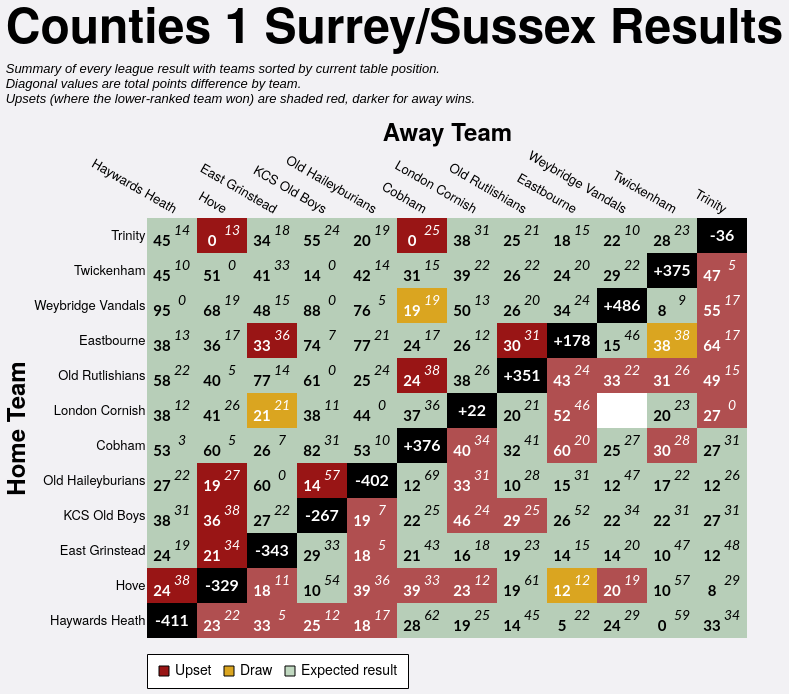

Vega-Lite specification stored for this chart:
### Vega-Lite specification from a JSON file in a GitHub repository (floating-point values rounded to 4 significant figures; data arrays with more than 128 entries replaced by an {"elided": "..."} marker saying what was removed)
{"config": {"axis": {"labelFont": "PT Sans Narrow, Helvetica Neue, Helvetica, Arial, sans-serif", "titleFont": "PT Sans Narrow, Helvetica Neue, Helvetica, Arial, sans-serif", "labelFontSize": 13, "titleFontSize": 24, "gridColor": "#202947", "gridOpacity": 0.2, "zindex": 1}, "text": {"font": "Lato, sans-serif"}, "bar": {"cornerRadiusEnd": 5}, "header": {"labelFont": "PT Sans Narrow, Helvetica Neue, Helvetica, Arial, sans-serif", "titleFont": "PT Sans Narrow, Helvetica Neue, Helvetica, Arial, sans-serif", "labelFontSize": 24, "titleFontSize": 28, "labelFontWeight": "bold", "orient": "left"}, "legend": {"labelFont": "PT Sans Narrow, Helvetica Neue, Helvetica, Arial, sans-serif", "titleFont": "PT Sans Narrow, Helvetica Neue, Helvetica, Arial, sans-serif", "labelFontSize": 14, "titleFontSize": 16, "titlePadding": 5, "fillColor": "white", "strokeColor": "black", "padding": 10, "titleFontWeight": "lighter", "titleFontStyle": "italic", "titleColor": "gray", "offset": 10}, "title": {"font": "PT Sans Narrow, Helvetica Neue, Helvetica, Arial, sans-serif", "fontSize": 48, "fontWeight": "bold", "anchor": "start", "align": "center", "titlePadding": 20, "subtitlePadding": 10, "subtitleFontSize": 13, "subtitleColor": "", "subtitleFontStyle": "italic", "offset": 15, "color": "black"}, "axisX": {"labelAngle": 0}, "facet": {"title": null, "header": null, "align": {"row": "each", "column": "each"}}, "resolve": {"scale": {"y": "independent", "facet": "independent"}}, "background": "#f2f1f4", "scale": {"offsetBandPaddingOuter": 0.2, "offsetBandPaddingInner": 0.1}, "view": {"stroke": null}}, "layer": [{"data": {"name": "data-8903a3f5f48bf1999c1861e2cf4e99ef"}, "mark": {"type": "rect"}, "encoding": {"color": {"field": "unexpected_result", "legend": {"labelExpr": "datum.value === 'Upset (Away Win)' ? 'Upset' : datum.value", "labelLimit": 220, "offset": 16, "orient": "bottom", "symbolStrokeColor": "black", "symbolStrokeWidth": 1, "values": ["Upset (Away Win)", "Draw", "Expected result"]}, "scale": {"domain": ["Expected result", "Upset (Home Win)", "Upset (Away Win)", "Draw", "To be played", "N/A"], "range": ["#146f1444", "#991515bb", "#991515", "goldenrod", "white", "black"]}, "title": null, "type": "nominal"}, "opacity": {"condition": {"test": "datum.home_team == param_21['home_team'] || datum.away_team == param_21['home_team'] || !isValid(param_21['home_team'])", "value": 1.0}, "value": 0.1}, "tooltip": [{"field": "home_team", "title": "Home", "type": "nominal"}, {"field": "away_team", "title": "Away", "type": "nominal"}, {"field": "home_score_text", "title": "Home Score", "type": "nominal"}, {"field": "away_score_text", "title": "Away Score", "type": "nominal"}, {"field": "result", "title": "Result", "type": "nominal"}, {"field": "unexpected_result", "title": "Unexpectedness", "type": "nominal"}, {"field": "date", "format": "%d %b %Y", "title": "Date", "type": "temporal"}], "x": {"axis": {"domain": false, "grid": false, "labelAngle": 30, "orient": "top", "ticks": false}, "field": "away_team", "sort": ["Haywards Heath", "Hove", "East Grinstead", "KCS Old Boys", "Old Haileyburians", "Cobham", "London Cornish", "Old Rutlishians", "Eastbourne", "Weybridge Vandals", "Twickenham", "Trinity"], "title": "Away Team", "type": "nominal"}, "y": {"axis": {"domain": false, "grid": false, "ticks": false}, "field": "home_team", "sort": ["Trinity", "Twickenham", "Weybridge Vandals", "Eastbourne", "Old Rutlishians", "London Cornish", "Cobham", "Old Haileyburians", "KCS Old Boys", "East Grinstead", "Hove", "Haywards Heath"], "title": "Home Team", "type": "nominal"}}, "name": "view_20"}, {"data": {"name": "data-8903a3f5f48bf1999c1861e2cf4e99ef"}, "mark": {"type": "text", "fontStyle": "italic", "size": 14, "xOffset": 10, "yOffset": -5}, "encoding": {"color": {"condition": {"test": "(datum.home_team == param_21['home_team'] || datum.away_team == param_21['home_team'] || !isValid(param_21['home_team'])) && datum.unexpected_result == 'Expected result'", "value": "black"}, "value": "white"}, "text": {"field": "away_score_text", "type": "nominal"}, "x": {"field": "away_team", "sort": ["Haywards Heath", "Hove", "East Grinstead", "KCS Old Boys", "Old Haileyburians", "Cobham", "London Cornish", "Old Rutlishians", "Eastbourne", "Weybridge Vandals", "Twickenham", "Trinity"], "type": "nominal"}, "y": {"field": "home_team", "sort": ["Trinity", "Twickenham", "Weybridge Vandals", "Eastbourne", "Old Rutlishians", "London Cornish", "Cobham", "Old Haileyburians", "KCS Old Boys", "East Grinstead", "Hove", "Haywards Heath"], "type": "nominal"}}, "transform": [{"filter": "datum.away_score_text != '' && datum.away_score_text != 'WO'"}]}, {"data": {"name": "data-8903a3f5f48bf1999c1861e2cf4e99ef"}, "mark": {"type": "text", "size": 12, "xOffset": 10, "yOffset": -5}, "encoding": {"color": {"condition": {"test": "(datum.home_team == param_21['home_team'] || datum.away_team == param_21['home_team'] || !isValid(param_21['home_team'])) && datum.unexpected_result == 'Expected result'", "value": "black"}, "value": "white"}, "text": {"field": "away_score_text", "type": "nominal"}, "x": {"field": "away_team", "sort": ["Haywards Heath", "Hove", "East Grinstead", "KCS Old Boys", "Old Haileyburians", "Cobham", "London Cornish", "Old Rutlishians", "Eastbourne", "Weybridge Vandals", "Twickenham", "Trinity"], "type": "nominal"}, "y": {"field": "home_team", "sort": ["Trinity", "Twickenham", "Weybridge Vandals", "Eastbourne", "Old Rutlishians", "London Cornish", "Cobham", "Old Haileyburians", "KCS Old Boys", "East Grinstead", "Hove", "Haywards Heath"], "type": "nominal"}}, "transform": [{"filter": "datum.away_score_text == 'WO'"}]}, {"data": {"name": "data-8903a3f5f48bf1999c1861e2cf4e99ef"}, "mark": {"type": "text", "fontWeight": "bold", "size": 15, "xOffset": -10, "yOffset": 5}, "encoding": {"color": {"condition": {"test": "(datum.home_team == param_21['home_team'] || datum.away_team == param_21['home_team'] || !isValid(param_21['home_team'])) && datum.unexpected_result == 'Expected result'", "value": "black"}, "value": "white"}, "text": {"field": "home_score_text", "type": "nominal"}, "x": {"field": "away_team", "sort": ["Haywards Heath", "Hove", "East Grinstead", "KCS Old Boys", "Old Haileyburians", "Cobham", "London Cornish", "Old Rutlishians", "Eastbourne", "Weybridge Vandals", "Twickenham", "Trinity"], "type": "nominal"}, "y": {"field": "home_team", "sort": ["Trinity", "Twickenham", "Weybridge Vandals", "Eastbourne", "Old Rutlishians", "London Cornish", "Cobham", "Old Haileyburians", "KCS Old Boys", "East Grinstead", "Hove", "Haywards Heath"], "type": "nominal"}}, "transform": [{"filter": "datum.home_score_text != '' && datum.home_score_text != 'WO'"}]}, {"data": {"name": "data-8903a3f5f48bf1999c1861e2cf4e99ef"}, "mark": {"type": "text", "size": 12, "xOffset": -10, "yOffset": 5}, "encoding": {"color": {"condition": {"test": "(datum.home_team == param_21['home_team'] || datum.away_team == param_21['home_team'] || !isValid(param_21['home_team'])) && datum.unexpected_result == 'Expected result'", "value": "black"}, "value": "white"}, "text": {"field": "home_score_text", "type": "nominal"}, "x": {"field": "away_team", "sort": ["Haywards Heath", "Hove", "East Grinstead", "KCS Old Boys", "Old Haileyburians", "Cobham", "London Cornish", "Old Rutlishians", "Eastbourne", "Weybridge Vandals", "Twickenham", "Trinity"], "type": "nominal"}, "y": {"field": "home_team", "sort": ["Trinity", "Twickenham", "Weybridge Vandals", "Eastbourne", "Old Rutlishians", "London Cornish", "Cobham", "Old Haileyburians", "KCS Old Boys", "East Grinstead", "Hove", "Haywards Heath"], "type": "nominal"}}, "transform": [{"filter": "datum.home_score_text == 'WO'"}]}, {"data": {"name": "data-298f032328f06be4a9a118fb6a8ecd0a"}, "mark": {"type": "text", "color": "white", "fontWeight": "bold", "size": 16}, "encoding": {"text": {"field": "display_text", "type": "nominal"}, "tooltip": [{"field": "home_team", "title": "Team", "type": "nominal"}, {"field": "display_text", "title": "Points Difference", "type": "nominal"}], "x": {"field": "away_team", "sort": ["Haywards Heath", "Hove", "East Grinstead", "KCS Old Boys", "Old Haileyburians", "Cobham", "London Cornish", "Old Rutlishians", "Eastbourne", "Weybridge Vandals", "Twickenham", "Trinity"], "type": "nominal"}, "y": {"field": "home_team", "sort": ["Trinity", "Twickenham", "Weybridge Vandals", "Eastbourne", "Old Rutlishians", "London Cornish", "Cobham", "Old Haileyburians", "KCS Old Boys", "East Grinstead", "Hove", "Haywards Heath"], "type": "nominal"}}}], "height": {"step": 35}, "params": [{"name": "param_21", "select": {"type": "point", "clear": "dblclick", "fields": ["home_team"], "on": "click"}, "value": null, "views": ["view_20"]}], "title": {"text": "Counties 1 Surrey/Sussex Results", "subtitle": ["Summary of every league result with teams sorted by current table position.", "Diagonal values are total points difference by team.", "Upsets (where the lower-ranked team won) are shaded red, darker for away wins."]}, "width": {"step": 50}, "$schema": "https://vega.github.io/schema/vega-lite/v5.20.1.json", "datasets": {"data-8903a3f5f48bf1999c1861e2cf4e99ef": {"elided": "144 records"}, "data-298f032328f06be4a9a118fb6a8ecd0a": [{"home_team": "Cobham", "away_team": "Cobham", "match_id": null, "date": "", "home_score": null, "away_score": null, "home_walkover": null, "away_walkover": null, "result": "N/A", "home_score_text": "", "away_score_text": "", "wo_result": "", "score_text": "", "display_text": "+376", "is_diagonal": true, "result_simple": "N/A", "unexpected_result": "N/A", "unexpected_opacity": 1.0}, {"home_team": "East Grinstead", "away_team": "East Grinstead", "match_id": null, "date": "", "home_score": null, "away_score": null, "home_walkover": null, "away_walkover": null, "result": "N/A", "home_score_text": "", "away_score_text": "", "wo_result": "", "score_text": "", "display_text": "-343", "is_diagonal": true, "result_simple": "N/A", "unexpected_result": "N/A", "unexpected_opacity": 1.0}, {"home_team": "Eastbourne", "away_team": "Eastbourne", "match_id": null, "date": "", "home_score": null, "away_score": null, "home_walkover": null, "away_walkover": null, "result": "N/A", "home_score_text": "", "away_score_text": "", "wo_result": "", "score_text": "", "display_text": "+178", "is_diagonal": true, "result_simple": "N/A", "unexpected_result": "N/A", "unexpected_opacity": 1.0}, {"home_team": "Haywards Heath", "away_team": "Haywards Heath", "match_id": null, "date": "", "home_score": null, "away_score": null, "home_walkover": null, "away_walkover": null, "result": "N/A", "home_score_text": "", "away_score_text": "", "wo_result": "", "score_text": "", "display_text": "-411", "is_diagonal": true, "result_simple": "N/A", "unexpected_result": "N/A", "unexpected_opacity": 1.0}, {"home_team": "Hove", "away_team": "Hove", "match_id": null, "date": "", "home_score": null, "away_score": null, "home_walkover": null, "away_walkover": null, "result": "N/A", "home_score_text": "", "away_score_text": "", "wo_result": "", "score_text": "", "display_text": "-329", "is_diagonal": true, "result_simple": "N/A", "unexpected_result": "N/A", "unexpected_opacity": 1.0}, {"home_team": "KCS Old Boys", "away_team": "KCS Old Boys", "match_id": null, "date": "", "home_score": null, "away_score": null, "home_walkover": null, "away_walkover": null, "result": "N/A", "home_score_text": "", "away_score_text": "", "wo_result": "", "score_text": "", "display_text": "-267", "is_diagonal": true, "result_simple": "N/A", "unexpected_result": "N/A", "unexpected_opacity": 1.0}, {"home_team": "London Cornish", "away_team": "London Cornish", "match_id": null, "date": "", "home_score": null, "away_score": null, "home_walkover": null, "away_walkover": null, "result": "N/A", "home_score_text": "", "away_score_text": "", "wo_result": "", "score_text": "", "display_text": "+22", "is_diagonal": true, "result_simple": "N/A", "unexpected_result": "N/A", "unexpected_opacity": 1.0}, {"home_team": "Old Haileyburians", "away_team": "Old Haileyburians", "match_id": null, "date": "", "home_score": null, "away_score": null, "home_walkover": null, "away_walkover": null, "result": "N/A", "home_score_text": "", "away_score_text": "", "wo_result": "", "score_text": "", "display_text": "-402", "is_diagonal": true, "result_simple": "N/A", "unexpected_result": "N/A", "unexpected_opacity": 1.0}, {"home_team": "Old Rutlishians", "away_team": "Old Rutlishians", "match_id": null, "date": "", "home_score": null, "away_score": null, "home_walkover": null, "away_walkover": null, "result": "N/A", "home_score_text": "", "away_score_text": "", "wo_result": "", "score_text": "", "display_text": "+351", "is_diagonal": true, "result_simple": "N/A", "unexpected_result": "N/A", "unexpected_opacity": 1.0}, {"home_team": "Trinity", "away_team": "Trinity", "match_id": null, "date": "", "home_score": null, "away_score": null, "home_walkover": null, "away_walkover": null, "result": "N/A", "home_score_text": "", "away_score_text": "", "wo_result": "", "score_text": "", "display_text": "-36", "is_diagonal": true, "result_simple": "N/A", "unexpected_result": "N/A", "unexpected_opacity": 1.0}, {"home_team": "Twickenham", "away_team": "Twickenham", "match_id": null, "date": "", "home_score": null, "away_score": null, "home_walkover": null, "away_walkover": null, "result": "N/A", "home_score_text": "", "away_score_text": "", "wo_result": "", "score_text": "", "display_text": "+375", "is_diagonal": true, "result_simple": "N/A", "unexpected_result": "N/A", "unexpected_opacity": 1.0}, {"home_team": "Weybridge Vandals", "away_team": "Weybridge Vandals", "match_id": null, "date": "", "home_score": null, "away_score": null, "home_walkover": null, "away_walkover": null, "result": "N/A", "home_score_text": "", "away_score_text": "", "wo_result": "", "score_text": "", "display_text": "+486", "is_diagonal": true, "result_simple": "N/A", "unexpected_result": "N/A", "unexpected_opacity": 1.0}]}}
